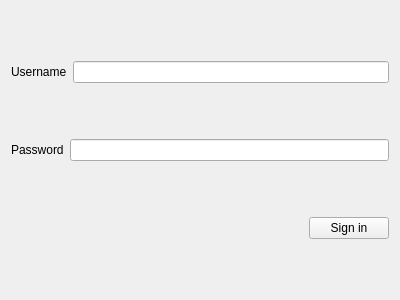
<?xml version="1.0" encoding="UTF-8"?>
<ui version="4.0">
 <class>AuthWidget</class>
 <widget class="QWidget" name="AuthWidget">
  <property name="geometry">
   <rect>
    <x>0</x>
    <y>0</y>
    <width>400</width>
    <height>300</height>
   </rect>
  </property>
  <property name="windowTitle">
   <string>Form</string>
  </property>
  <layout class="QVBoxLayout" name="verticalLayout">
   <item>
    <layout class="QHBoxLayout" name="horizontalLayout">
     <item>
      <widget class="QLabel" name="userNameLabel">
       <property name="text">
        <string>Username</string>
       </property>
      </widget>
     </item>
     <item>
      <widget class="QLineEdit" name="usernameLineEdit"/>
     </item>
    </layout>
   </item>
   <item>
    <layout class="QHBoxLayout" name="horizontalLayout_2">
     <item>
      <widget class="QLabel" name="passwordLabel">
       <property name="text">
        <string>Password</string>
       </property>
      </widget>
     </item>
     <item>
      <widget class="QLineEdit" name="passwordLineEdit"/>
     </item>
    </layout>
   </item>
   <item>
    <layout class="QHBoxLayout" name="horizontalLayout_3">
     <item>
      <spacer name="horizontalSpacer">
       <property name="orientation">
        <enum>Qt::Horizontal</enum>
       </property>
       <property name="sizeHint" stdset="0">
        <size>
         <width>40</width>
         <height>20</height>
        </size>
       </property>
      </spacer>
     </item>
     <item>
      <widget class="QPushButton" name="SignButton">
       <property name="text">
        <string>Sign in</string>
       </property>
      </widget>
     </item>
    </layout>
   </item>
  </layout>
 </widget>
 <resources/>
 <connections/>
</ui>
